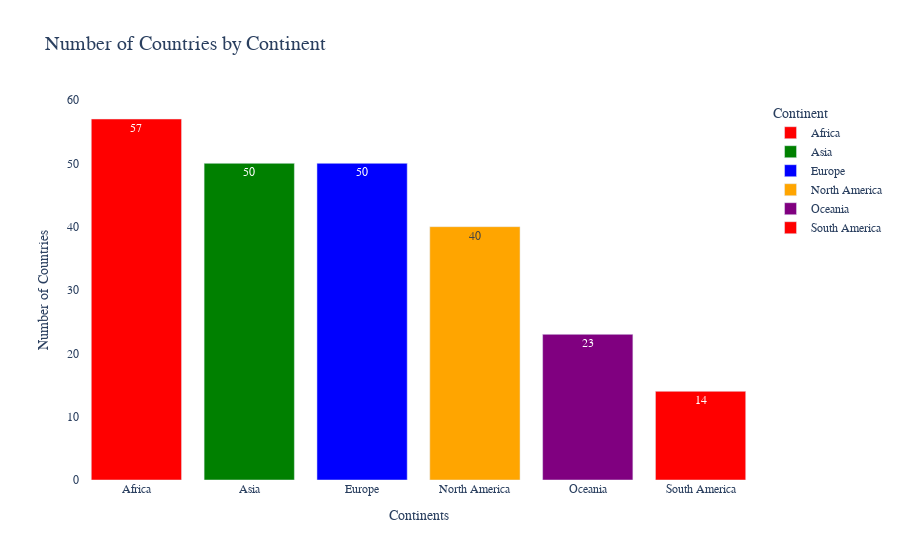

Notebook cell for this chart:
### Markdown cell above
# Customize the layout

### Code cell
fig.update_layout(
xaxis_title='Continents',
yaxis_title='Number of Countries',
plot_bgcolor='rgba(0,0,0,0)', # Set the background color to transparent
font_family='Arial', # Set font family
title_font_size=20 # Set title font size
)

### Figure 1 — Plotly figure (JSON) as saved in the notebook; plotly's stock layout.template omitted (floating-point values rounded to 4 significant figures)
{"data": [{"alignmentgroup": "True", "hovertemplate": "Continent=%{x}<br>count=%{text}<extra></extra>", "legendgroup": "Africa", "marker": {"color": "red", "pattern": {"shape": ""}}, "name": "Africa", "offsetgroup": "Africa", "orientation": "v", "showlegend": true, "text": [57], "textposition": "auto", "type": "bar", "x": ["Africa"], "xaxis": "x", "y": [57], "yaxis": "y"}, {"alignmentgroup": "True", "hovertemplate": "Continent=%{x}<br>count=%{text}<extra></extra>", "legendgroup": "Asia", "marker": {"color": "green", "pattern": {"shape": ""}}, "name": "Asia", "offsetgroup": "Asia", "orientation": "v", "showlegend": true, "text": [50], "textposition": "auto", "type": "bar", "x": ["Asia"], "xaxis": "x", "y": [50], "yaxis": "y"}, {"alignmentgroup": "True", "hovertemplate": "Continent=%{x}<br>count=%{text}<extra></extra>", "legendgroup": "Europe", "marker": {"color": "blue", "pattern": {"shape": ""}}, "name": "Europe", "offsetgroup": "Europe", "orientation": "v", "showlegend": true, "text": [50], "textposition": "auto", "type": "bar", "x": ["Europe"], "xaxis": "x", "y": [50], "yaxis": "y"}, {"alignmentgroup": "True", "hovertemplate": "Continent=%{x}<br>count=%{text}<extra></extra>", "legendgroup": "North America", "marker": {"color": "orange", "pattern": {"shape": ""}}, "name": "North America", "offsetgroup": "North America", "orientation": "v", "showlegend": true, "text": [40], "textposition": "auto", "type": "bar", "x": ["North America"], "xaxis": "x", "y": [40], "yaxis": "y"}, {"alignmentgroup": "True", "hovertemplate": "Continent=%{x}<br>count=%{text}<extra></extra>", "legendgroup": "Oceania", "marker": {"color": "purple", "pattern": {"shape": ""}}, "name": "Oceania", "offsetgroup": "Oceania", "orientation": "v", "showlegend": true, "text": [23], "textposition": "auto", "type": "bar", "x": ["Oceania"], "xaxis": "x", "y": [23], "yaxis": "y"}, {"alignmentgroup": "True", "hovertemplate": "Continent=%{x}<br>count=%{text}<extra></extra>", "legendgroup": "South America", "marker": {"color": "red", "pattern": {"shape": ""}}, "name": "South America", "offsetgroup": "South America", "orientation": "v", "showlegend": true, "text": [14], "textposition": "auto", "type": "bar", "x": ["South America"], "xaxis": "x", "y": [14], "yaxis": "y"}], "layout": {"barmode": "relative", "font": {"family": "Arial"}, "legend": {"title": {"text": "Continent"}, "tracegroupgap": 0}, "plot_bgcolor": "rgba(0,0,0,0)", "title": {"font": {"size": 20}, "text": "Number of Countries by Continent"}, "xaxis": {"anchor": "y", "categoryarray": ["Africa", "Asia", "Europe", "North America", "Oceania", "South America"], "categoryorder": "array", "domain": [0, 1], "title": {"text": "Continents"}}, "yaxis": {"anchor": "x", "domain": [0, 1], "title": {"text": "Number of Countries"}}}}
